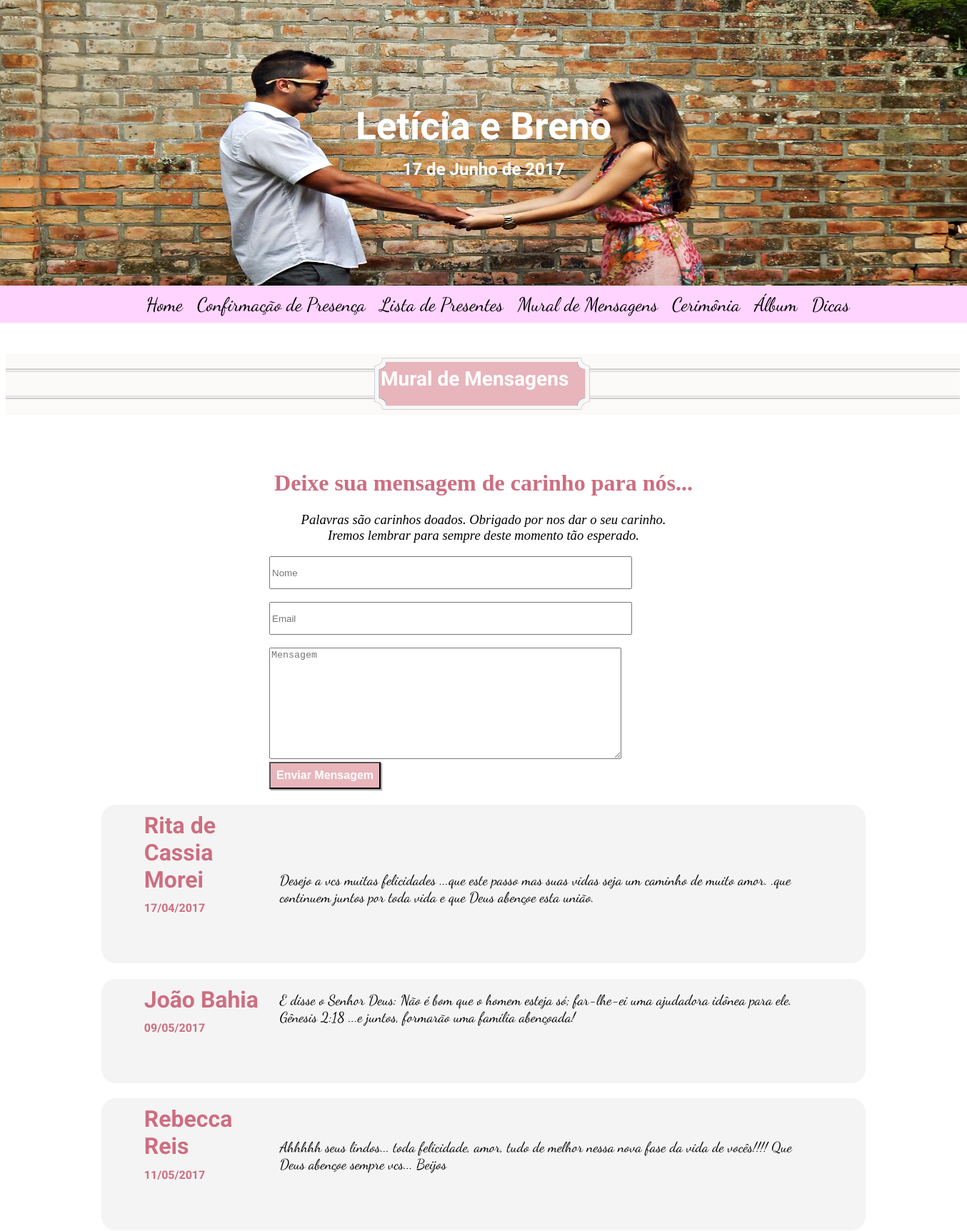
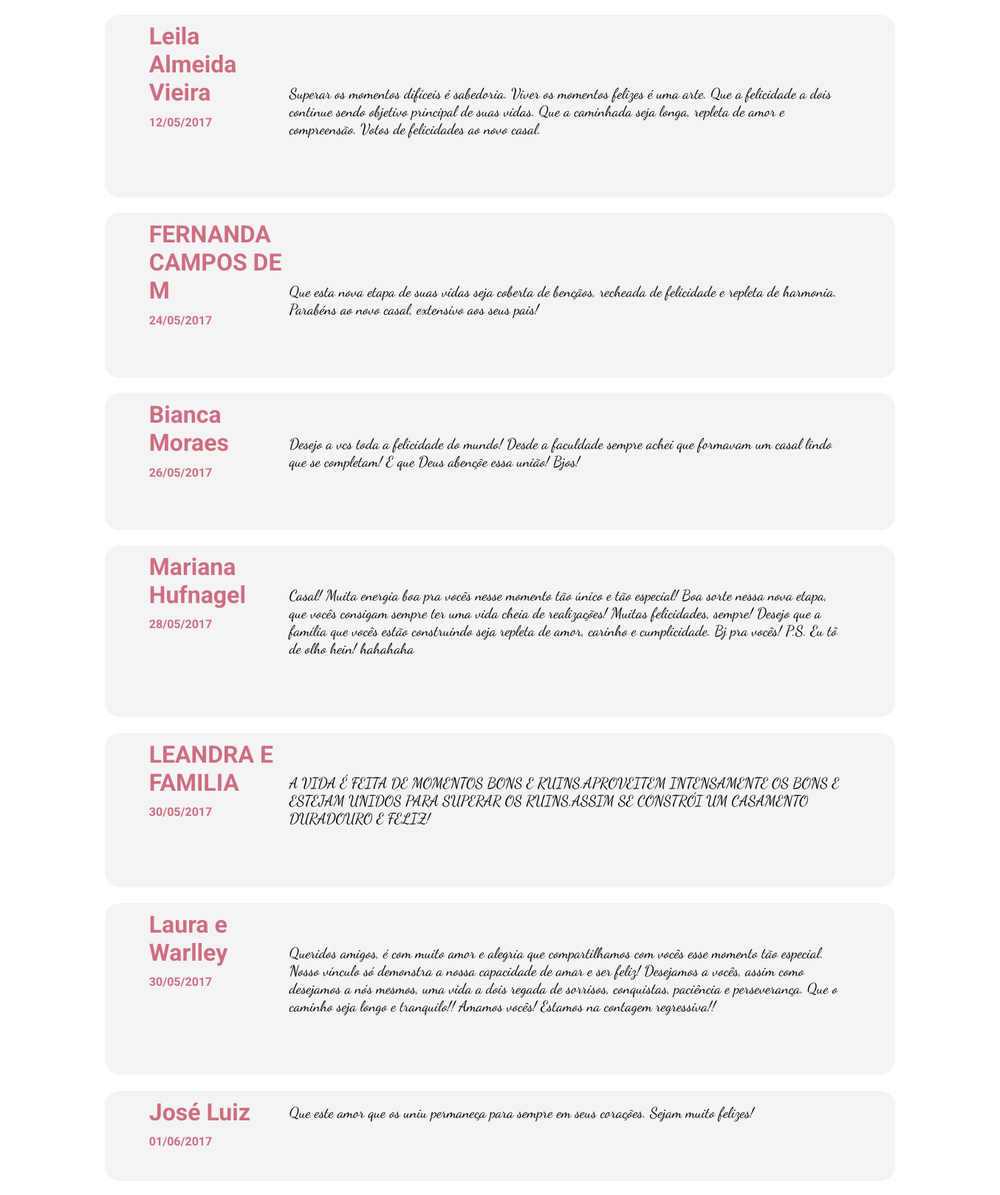
The app's page /mensagens.php (upper part) with its own data (2 pictures, top to bottom).
### tables this page shows
CREATE TABLE `mensagens` (
  `nome` varchar(20) NOT NULL,
  `email` varchar(20) NOT NULL,
  `mensagem` text NOT NULL,
  `data` date NOT NULL
);

### mensagens.php (the view, shortened to what this page needs)
<!DOCTYPE html>
<html>
	<head>
		<link rel="stylesheet" type="text/css" href="_css/estilo.css"/>
		<link rel="stylesheet" type="text/css" href="_css/mural.css"/>
		<link rel="stylesheet" type="text/css" href="_css/rodape.css"/>
		<link rel="stylesheet" type="text/css" href="_css/audio.css"/>
	</head>
	<body>
		<div id="cabecalho">
			<h1>Letícia e Breno</h1>
			<h2>17 de Junho de 2017</h2>
		</div>
		<nav id="menu" class="posicao-menu">
			<ul>
				<li><a href="http://leticiaebreno.com">Home</a></li>
				<li><a href="presenca.php">Confirmação de Presença</a></li>
				<li><a href="presentes.php">Lista de Presentes</a></li>
				<li><a href="mensagens.php">Mural de Mensagens</a></li>
				<li><a href="festa.php">Cerimônia</a></li>
				<li><a href="fotos.php">Álbum</a></li>
				<li><a href="dicas.php">Dicas</a></li>
			</ul>
		</nav>
		<div id="teste">
		<figure>
			<img src="_imagens/moldura.png"/>
			<figcaption>
				<h1 id="mural">Mural de Mensagens</h1>
			</figcaption>
		</figure>
		<div id="mural-mensagens">
			<h1>Deixe sua mensagem de carinho para nós...</h1>
			<p>Palavras são carinhos doados. Obrigado por nos dar o seu carinho.</br>Iremos lembrar para sempre deste momento tão esperado.</p>
			<form method="post" action="_php/mensagem.php" onsubmit="confirmarMensagem()">
				<input type="text" id="cNome" name="tNome" placeholder="Nome"/></br></br>
				<input type="text" id="cEmail" name="tEmail" placeholder="Email"/></br></br>
				<textarea cols="59" rows="10" id="cMensagem" name="tMensagem" placeholder="Mensagem"></textarea></br>
				<input id="enviar" type="submit" value="Enviar Mensagem"/>
			</form>
			<?php
				$conecta = mysql_connect("mysql.weblink.com.br", "u348797896_fdias", "130392") or print (mysql_error());
				$sql = "SELECT `nome`, `mensagem`, `data` FROM `mensagens`";
				$result = mysql_query($sql, $conecta);
				while($consulta = mysql_fetch_array($result)) {
				   echo "<div class=\"mensagem\">
							<h1>$consulta[nome]</h1>
							<h2>" . date('d/m/Y', strtotime($consulta[data])). "</h2>
							<p>$consulta[mensagem] </p>
						</div>";
				}
			?>
		</div>
		</div>
	</body>
</html>

### _css/estilo.css (style rules this page uses)
div#cabecalho { background: url(../_imagens/wedding.jpg) no-repeat; background-size: 100% 100%; position: absolute; top:0px; left:0px; width: 100%; height: 400px; z-index: -1; }
div#cabecalho h1 { position: relative; top: 110px; text-align: center; font-family: 'Alex Brush', cursive; font-size: 40pt; --color: rgb(218, 165, 32); color: white; }
div#cabecalho h2 { position: relative; top: 90px; text-align: center; font-family: 'Inconsolata', monospace; color: white; }
nav#menu { display: block; }
nav#menu ul { --background-color: #dddddd; background-color: rgb(255, 212, 255); }
.posicao-menu { position: absolute; top: 384px; left: 0px; text-align: center; width: 100%; }
nav#menu li { display: inline-block; --background-color: #dddddd; background-color: rgb(255, 212, 255); padding: 10px; margin: 0px -2px 0px -2px; transition: background-color 1s; font-family: 'Dancing Script', cursive; font-size: 20pt; }
nav#menu a { color: #000000; text-decoration: none; }
#teste { position: relative; top: 480px; width: 100%; }
figure { position: relative; left: -40px; }
figure h1 { position: relative; top: -90px; left: 528px; width: 500px; color: white; font-family: 'Trirong', serif; font-size: 21pt; }
a:link { color: rgb(205,110,129); }

### _css/mural.css (style rules this page uses)
#mural-mensagens { position: relative; top: 0px; font-family: 'Times New Roman'; }
form { width: 600px; margin: auto; }
.mensagem h1 { font-family: 'Roboto', sans-serif; color: rgb(205,110,129); }
.mensagem h2 { font-family: 'Inconsolata', monospace; color: rgb(205,110,129); font-size: 12pt; }
#mural-mensagens > h1 { text-align:center; color: rgb(205,110,129); }
#mural-mensagens > p { font-size: 14pt; font-style: italic; color: black; text-align: center; }
#cNome, #cEmail { width: 500px; height: 40px; }
.mensagem { margin-top: 80px; background: rgb(244,244,244); --text-align: center; width: 80%; margin: auto; border-radius: 20px; }
.mensagem > h1 { position: relative; left: 60px; top: 10px; width: 180px; }
.mensagem > h2 { position: relative; --top: 10px; left: 60px; }
.mensagem > p { position: relative; left: 250px; top: -80px; width: 70%; font-size: 15pt; font-family: 'Dancing Script', cursive; }
#enviar { background-color: rgb(232,181,187); color: white; font-weight: bold; padding: 8px; box-shadow: 2px 2px 1px #aaaaaa; font-size: 12pt; cursor: pointer; transition: background-color 0.5s; }
#mural { left: 525px; }

### records on screen
mensagens: nome "Rita de Cassia Morei", data "17/04/2017", mensagem "Desejo a vcs muitas felicidades ...que este passo mas suas vidas seja um caminho de muito amor. .que continuem juntos por toda vida e que Deus abençoe esta união."
mensagens: nome "João Bahia", data "09/05/2017", mensagem "E disse o Senhor Deus: Não é bom que o homem esteja só; far-lhe-ei uma ajudadora idônea para ele. Gênesis 2:18 ...e juntos, formarão uma família abençoada!"
mensagens: nome "Rebecca Reis", data "11/05/2017", mensagem "Ahhhhh seus lindos... toda felicidade, amor, tudo de melhor nessa nova fase da vida de vocês!!!! Que Deus abençoe sempre vcs... Beijos"
mensagens: nome "Leila Almeida Vieira", data "12/05/2017", mensagem "Superar os momentos difíceis é sabedoria. Viver os momentos felizes é uma arte. Que a felicidade a dois continue sendo objetivo principal de suas vidas. Que a caminhada seja longa, repleta de amor e compreensão. Votos de felicidades ao novo casal."
mensagens: nome "FERNANDA CAMPOS DE M", data "24/05/2017", mensagem "Que esta nova etapa de suas vidas seja coberta de bençãos, recheada de felicidade e repleta de harmonia. Parabéns ao novo casal, extensivo aos seus pais!"
mensagens: nome "Bianca Moraes", data "26/05/2017", mensagem "Desejo a vcs toda a felicidade do mundo! Desde a faculdade sempre achei que formavam um casal lindo que se completam! E que Deus abençõe essa união! Bjos!"
mensagens: nome "Mariana Hufnagel", data "28/05/2017", mensagem "Casal! Muita energia boa pra vocês nesse momento tão único e tão especial! Boa sorte nessa nova etapa, que vocês consigam sempre ter uma vida cheia de realizações! Muitas felicidades, sempre! Desejo que a família que vocês estão construindo seja repleta de amor, carinho e cumplicidade. Bj pra vocês! P.S. Eu tô de olho hein! hahahaha"
mensagens: nome "LEANDRA E FAMILIA", data "30/05/2017", mensagem "A VIDA É FEITA DE MOMENTOS BONS E RUINS.APROVEITEM INTENSAMENTE OS BONS E ESTEJAM UNIDOS PARA SUPERAR OS RUINS.ASSIM SE CONSTRÓI UM CASAMENTO DURADOURO E FELIZ!"
mensagens: nome "Laura e Warlley", data "30/05/2017", mensagem "Queridos amigos, é com muito amor e alegria que compartilhamos com vocês esse momento tão especial. Nosso vínculo só demonstra a nossa capacidade de amar e ser feliz! Desejamos a vocês, assim como desejamos a nós mesmos, uma vida a dois regada de sorrisos, conquistas, paciência e perseverança. Que o caminho seja longo e tranquilo!! Amamos vocês! Estamos na contagem regressiva!!"
mensagens: nome "José Luiz", data "01/06/2017", mensagem "Que este amor que os uniu permaneça para sempre em seus corações. Sejam muito felizes!"
